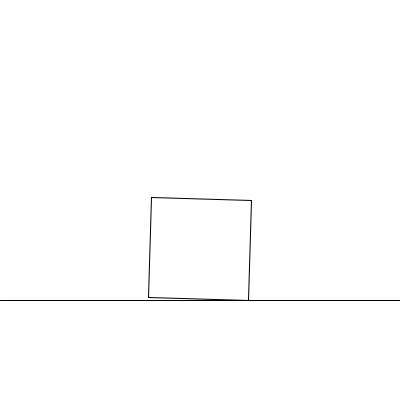
Frame 1 (no input)
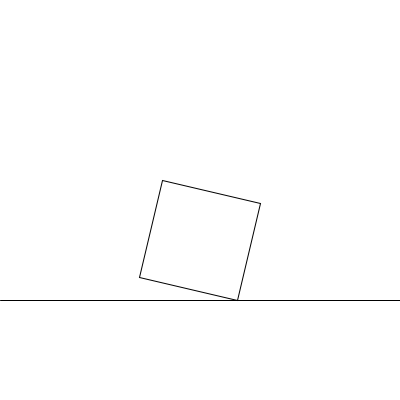
Frame 60 (the mouse pressed at the canvas centre just before this capture)
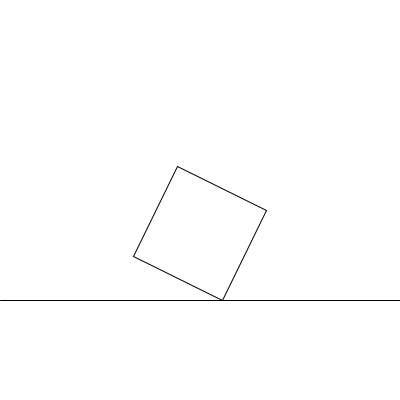
Frame 120 (the mouse held since frame 60 and released just before this capture)

The Processing sketch that drew these frames (run headless with seeded random() and noise(); from frame 60 on, the mouse is pressed at the canvas centre):

// Processing sketch: Rotating_Cube
// ── Rotating_Cube.pde
float a;   //旋转角度
float ypos; //方块中心的纵坐标
float l;   //方块边长的一半

float bd=100; //地面高度

void setup() { 
  size(400, 400); 
  l=50;
} 

void draw() { 
  background(255);   
  a+=0.03;   
  
  pushMatrix(); 
  
                //ypos 是圆心纵坐标，随着三角函数的曲线上下移动
  ypos=map(abs(sin(a*2)), 0, 1, height-bd-l, height-bd-l*1.414); 
  translate(width/2, ypos); 
  rotate(a);     
  rect(-l, -l, l*2, l*2);   
  popMatrix();   
  line(0, height-bd, width, height-bd);
} 
